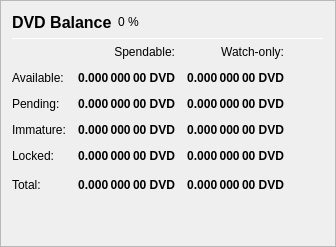
                   <widget class="QFrame" name="frame_Balances">
                    <property name="frameShape">
                     <enum>QFrame::StyledPanel</enum>
                    </property>
                    <property name="frameShadow">
                     <enum>QFrame::Raised</enum>
                    </property>
                    <layout class="QVBoxLayout" name="verticalLayout_4">
                     <item>
                      <layout class="QHBoxLayout" name="horizontalLayout_4">
                       <item>
                        <widget class="QLabel" name="label_5">
                         <property name="minimumSize">
                          <size>
                           <width>0</width>
                           <height>20</height>
                          </size>
                         </property>
                         <property name="font">
                          <font>
                           <pointsize>12</pointsize>
                           <weight>75</weight>
                           <bold>true</bold>
                          </font>
                         </property>
                         <property name="text">
                          <string>DVD Balance</string>
                         </property>
                        </widget>
                       </item>
                       <item>
                        <widget class="QLabel" name="labelDVDPercent">
                         <property name="text">
                          <string notr="true">0 %</string>
                         </property>
                        </widget>
                       </item>
                       <item>
                        <spacer name="horizontalSpacer_3">
                         <property name="orientation">
                          <enum>Qt::Horizontal</enum>
                         </property>
                         <property name="sizeHint" stdset="0">
                          <size>
                           <width>40</width>
                           <height>20</height>
                          </size>
                         </property>
                        </spacer>
                       </item>
                      </layout>
                     </item>
                     <item>
                      <widget class="Line" name="line_Balance">
                       <property name="minimumSize">
                        <size>
                         <width>0</width>
                         <height>1</height>
                        </size>
                       </property>
                       <property name="maximumSize">
                        <size>
                         <width>16777215</width>
                         <height>1</height>
                        </size>
                       </property>
                       <property name="orientation">
                        <enum>Qt::Horizontal</enum>
                       </property>
                      </widget>
                     </item>
                     <item>
                      <layout class="QGridLayout" name="gridLayout">
                       <property name="spacing">
                        <number>12</number>
                       </property>
                       <item row="0" column="1">
                        <widget class="QLabel" name="labelSpendable">
                         <property name="text">
                          <string>Spendable:</string>
                         </property>
                         <property name="alignment">
                          <set>Qt::AlignRight|Qt::AlignTrailing|Qt::AlignVCenter</set>
                         </property>
                        </widget>
                       </item>
                       <item row="0" column="2">
                        <widget class="QLabel" name="labelWatchonly">
                         <property name="text">
                          <string>Watch-only:</string>
                         </property>
                         <property name="alignment">
                          <set>Qt::AlignRight|Qt::AlignTrailing|Qt::AlignVCenter</set>
                         </property>
                        </widget>
                       </item>
                       <item row="1" column="0">
                        <widget class="QLabel" name="labelBalanceText">
                         <property name="text">
                          <string>Available:</string>
                         </property>
                        </widget>
                       </item>
                       <item row="1" column="1">
                        <widget class="QLabel" name="labelBalance">
                         <property name="font">
                          <font>
                           <weight>75</weight>
                           <bold>true</bold>
                          </font>
                         </property>
                         <property name="cursor">
                          <cursorShape>IBeamCursor</cursorShape>
                         </property>
                         <property name="toolTip">
                          <string>Your current spendable balance</string>
                         </property>
                         <property name="text">
                          <string notr="true">0.000 000 00 DVD</string>
                         </property>
                         <property name="alignment">
                          <set>Qt::AlignRight|Qt::AlignTrailing|Qt::AlignVCenter</set>
                         </property>
                         <property name="textInteractionFlags">
                          <set>Qt::LinksAccessibleByMouse|Qt::TextSelectableByKeyboard|Qt::TextSelectableByMouse</set>
                         </property>
                        </widget>
                       </item>
                       <item row="1" column="2">
                        <widget class="QLabel" name="labelWatchAvailable">
                         <property name="font">
                          <font>
                           <weight>75</weight>
                           <bold>true</bold>
                          </font>
                         </property>
                         <property name="cursor">
                          <cursorShape>IBeamCursor</cursorShape>
                         </property>
                         <property name="toolTip">
                          <string>Your current balance in watch-only addresses</string>
                         </property>
                         <property name="text">
                          <string notr="true">0.000 000 00 DVD</string>
                         </property>
                         <property name="alignment">
                          <set>Qt::AlignRight|Qt::AlignTrailing|Qt::AlignVCenter</set>
                         </property>
                         <property name="textInteractionFlags">
                          <set>Qt::LinksAccessibleByMouse|Qt::TextSelectableByKeyboard|Qt::TextSelectableByMouse</set>
                         </property>
                        </widget>
                       </item>
                       <item row="2" column="0">
                        <widget class="QLabel" name="labelPendingText">
                         <property name="text">
                          <string>Pending:</string>
                         </property>
                        </widget>
                       </item>
                       <item row="2" column="1">
                        <widget class="QLabel" name="labelUnconfirmed">
                         <property name="font">
                          <font>
                           <weight>75</weight>
                           <bold>true</bold>
                          </font>
                         </property>
                         <property name="cursor">
                          <cursorShape>IBeamCursor</cursorShape>
                         </property>
                         <property name="toolTip">
                          <string>Total of transactions that have yet to be confirmed, and do not yet count toward the spendable balance</string>
                         </property>
                         <property name="text">
                          <string notr="true">0.000 000 00 DVD</string>
                         </property>
                         <property name="alignment">
                          <set>Qt::AlignRight|Qt::AlignTrailing|Qt::AlignVCenter</set>
                         </property>
                         <property name="textInteractionFlags">
                          <set>Qt::LinksAccessibleByMouse|Qt::TextSelectableByKeyboard|Qt::TextSelectableByMouse</set>
                         </property>
                        </widget>
                       </item>
                       <item row="2" column="2">
                        <widget class="QLabel" name="labelWatchPending">
                         <property name="font">
                          <font>
                           <weight>75</weight>
                           <bold>true</bold>
                          </font>
                         </property>
                         <property name="cursor">
                          <cursorShape>IBeamCursor</cursorShape>
                         </property>
                         <property name="toolTip">
                          <string>Unconfirmed transactions to watch-only addresses</string>
                         </property>
                         <property name="text">
                          <string notr="true">0.000 000 00 DVD</string>
                         </property>
                         <property name="alignment">
                          <set>Qt::AlignRight|Qt::AlignTrailing|Qt::AlignVCenter</set>
                         </property>
                         <property name="textInteractionFlags">
                          <set>Qt::LinksAccessibleByMouse|Qt::TextSelectableByKeyboard|Qt::TextSelectableByMouse</set>
                         </property>
                        </widget>
                       </item>
                       <item row="3" column="0">
                        <widget class="QLabel" name="labelImmatureText">
                         <property name="text">
                          <string>Immature:</string>
                         </property>
                        </widget>
                       </item>
                       <item row="3" column="1">
                        <widget class="QLabel" name="labelImmature">
                         <property name="font">
                          <font>
                           <weight>75</weight>
                           <bold>true</bold>
                          </font>
                         </property>
                         <property name="cursor">
                          <cursorShape>IBeamCursor</cursorShape>
                         </property>
                         <property name="toolTip">
                          <string>Staked or masternode rewards that has not yet matured</string>
                         </property>
                         <property name="text">
                          <string notr="true">0.000 000 00 DVD</string>
                         </property>
                         <property name="alignment">
                          <set>Qt::AlignRight|Qt::AlignTrailing|Qt::AlignVCenter</set>
                         </property>
                         <property name="textInteractionFlags">
                          <set>Qt::LinksAccessibleByMouse|Qt::TextSelectableByKeyboard|Qt::TextSelectableByMouse</set>
                         </property>
                        </widget>
                       </item>
                       <item row="3" column="2">
                        <widget class="QLabel" name="labelWatchImmature">
                         <property name="font">
                          <font>
                           <weight>75</weight>
                           <bold>true</bold>
                          </font>
                         </property>
                         <property name="cursor">
                          <cursorShape>IBeamCursor</cursorShape>
                         </property>
                         <property name="toolTip">
                          <string>Staked or masternode rewards in watch-only addresses that has not yet matured</string>
                         </property>
                         <property name="text">
                          <string notr="true">0.000 000 00 DVD</string>
                         </property>
                         <property name="alignment">
                          <set>Qt::AlignRight|Qt::AlignTrailing|Qt::AlignVCenter</set>
                         </property>
                         <property name="textInteractionFlags">
                          <set>Qt::LinksAccessibleByMouse|Qt::TextSelectableByKeyboard|Qt::TextSelectableByMouse</set>
                         </property>
                        </widget>
                       </item>
                       <item row="4" column="0">
                        <widget class="QLabel" name="labelLockedBalanceText">
                         <property name="toolTip">
                          <string>Locked DVD or Masternode collaterals. These are excluded from zDVD minting.</string>
                         </property>
                         <property name="text">
                          <string>Locked:</string>
                         </property>
                        </widget>
                       </item>
                       <item row="4" column="1">
                        <widget class="QLabel" name="labelLockedBalance">
                         <property name="font">
                          <font>
                           <weight>75</weight>
                           <bold>true</bold>
                          </font>
                         </property>
                         <property name="cursor">
                          <cursorShape>IBeamCursor</cursorShape>
                         </property>
                         <property name="toolTip">
                          <string>Locked DVD or Masternode collaterals. These are excluded from zDVD minting.</string>
                         </property>
                         <property name="text">
                          <string notr="true">0.000 000 00 DVD</string>
                         </property>
                         <property name="alignment">
                          <set>Qt::AlignRight|Qt::AlignTrailing|Qt::AlignVCenter</set>
                         </property>
                         <property name="textInteractionFlags">
                          <set>Qt::LinksAccessibleByMouse|Qt::TextSelectableByKeyboard|Qt::TextSelectableByMouse</set>
                         </property>
                        </widget>
                       </item>
                       <item row="4" column="2">
                        <widget class="QLabel" name="labelWatchLocked">
                         <property name="font">
                          <font>
                           <weight>75</weight>
                           <bold>true</bold>
                          </font>
                         </property>
                         <property name="cursor">
                          <cursorShape>IBeamCursor</cursorShape>
                         </property>
                         <property name="toolTip">
                          <string>Current locked balance in watch-only addresses</string>
                         </property>
                         <property name="text">
                          <string notr="true">0.000 000 00 DVD</string>
                         </property>
                         <property name="alignment">
                          <set>Qt::AlignRight|Qt::AlignTrailing|Qt::AlignVCenter</set>
                         </property>
                         <property name="textInteractionFlags">
                          <set>Qt::LinksAccessibleByMouse|Qt::TextSelectableByKeyboard|Qt::TextSelectableByMouse</set>
                         </property>
                        </widget>
                       </item>
                       <item row="5" column="0">
                        <widget class="QLabel" name="labelTotalText">
                         <property name="text">
                          <string>Total:</string>
                         </property>
                         <property name="toolTip">
                          <string>Your current Dividend balance, unconfirmed and immature transactions included</string>
                         </property>
                        </widget>
                       </item>
                       <item row="5" column="1">
                        <widget class="QLabel" name="labelTotal">
                         <property name="font">
                          <font>
                           <weight>75</weight>
                           <bold>true</bold>
                          </font>
                         </property>
                         <property name="cursor">
                          <cursorShape>IBeamCursor</cursorShape>
                         </property>
                         <property name="toolTip">
                          <string>Your current Dividend balance, unconfirmed and immature transactions included</string>
                         </property>
                         <property name="text">
                          <string notr="true">0.000 000 00 DVD</string>
                         </property>
                         <property name="alignment">
                          <set>Qt::AlignRight|Qt::AlignTrailing|Qt::AlignVCenter</set>
                         </property>
                         <property name="textInteractionFlags">
                          <set>Qt::LinksAccessibleByMouse|Qt::TextSelectableByKeyboard|Qt::TextSelectableByMouse</set>
                         </property>
                        </widget>
                       </item>
                       <item row="5" column="2">
                        <widget class="QLabel" name="labelWatchTotal">
                         <property name="font">
                          <font>
                           <weight>75</weight>
                           <bold>true</bold>
                          </font>
                         </property>
                         <property name="cursor">
                          <cursorShape>IBeamCursor</cursorShape>
                         </property>
                         <property name="toolTip">
                          <string>Current total balance in watch-only addresses</string>
                         </property>
                         <property name="text">
                          <string notr="true">0.000 000 00 DVD</string>
                         </property>
                         <property name="alignment">
                          <set>Qt::AlignRight|Qt::AlignTrailing|Qt::AlignVCenter</set>
                         </property>
                         <property name="textInteractionFlags">
                          <set>Qt::LinksAccessibleByMouse|Qt::TextSelectableByKeyboard|Qt::TextSelectableByMouse</set>
                         </property>
                        </widget>
                       </item>
                       <item row="5" column="3">
                        <spacer name="horizontalSpacer_9">
                         <property name="orientation">
                          <enum>Qt::Horizontal</enum>
                         </property>
                         <property name="sizeHint" stdset="0">
                          <size>
                           <width>40</width>
                           <height>20</height>
                          </size>
                         </property>
                        </spacer>
                       </item>
                      </layout>
                     </item>
                     <item>
                      <spacer name="verticalSpacer_3">
                       <property name="orientation">
                        <enum>Qt::Vertical</enum>
                       </property>
                       <property name="sizeHint" stdset="0">
                        <size>
                         <width>20</width>
                         <height>40</height>
                        </size>
                       </property>
                      </spacer>
                     </item>
                    </layout>
                   </widget>
